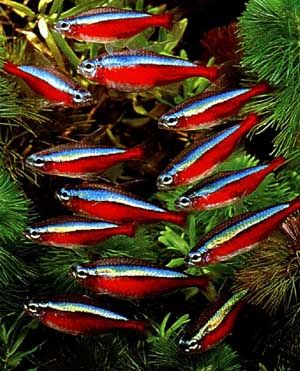
//> input picture neon8.jpg, 300 x 371 px
$ ./main   (built with g++ and OpenCV 4)
//> lines starting //> are read from the running program, lines starting //| are printed output that depends on the picture; after the words box and inside, x2 and y2 are one past the last pixel; in counts of white or black regions, pixels touching at a corner belong together; pictures that were not available may be replaced by others from this repository, and a replacement may not be noted
#include <highgui.h>
#include <iostream>
#include <cv.h>
#include <math.h>
#include <float.h>

using namespace std;
using namespace cv;

///Global Var
Mat src_gray;
Mat hasil;
int thresh = 65;
int max_thresh = 255;
RNG rng(12345);
Mat imgOri;
Mat edge ;
vector<vector<double> > dataset;

///file finder

string pathDataTrainIkan = "gambar/train/ikan/test";
string pathDataTrainNonIkan = "gambar/train/nonIkan/test";
/// Function header
void thresh_callback(int, void* );

string number_to_string(int x){
if(!x) return "0";
    string s,s2;
    while(x){
        s.push_back(x%10 + '0');
        x/=10;
    }
reverse(s.begin(),s.end());
return s;
}

///Fitur

double kebulatan;
double kepadatan;
double compactness;
double convexity;

void thresh_callback(int, void* );

void ekstrakFitur(vector<Point> contours){

    vector<Point> hull( contours.size());

    /// OPERASI FITUR YANG DI EXTRAKSI ////////
    convexHull( Mat(contours), hull, false ); // untuk mendapatkan vector convexnya

    /// FITUR DASAR - luas kontur, keliling kontur, luas convex, keliling convex

    double konturArea = contourArea(contours);
    double konturPerimeter = arcLength(contours, true);
    double konveksArea = contourArea(hull);
    double konveksPerimeter = arcLength(hull, true);

    ///-- roundness - tingkat kebulatan
    kebulatan = ((4*3.14*konturArea)/ konveksPerimeter);
    printf("roundness : %lf\n", kebulatan);

    ///-- solidity - tingkat kepadatan
    kepadatan = konturArea/konveksArea;
    printf("solidity : %lf\n", kepadatan);

    ///-- compactness - rasio antara objek dengan daerah lingkaran
    compactness = ((4*3.14*konturArea)/ pow(konturPerimeter,2));
    printf("compactness : %lf\n", compactness);

    ///-- convexity - jumlah relatif objek berbeda dari convex hull
    convexity = konveksPerimeter / konturPerimeter;
    printf("convexity : %lf\n", convexity);

    ///////////////////////////////////////////////
}

void dilasi(Mat gambar, int ukuran){
    Mat element = getStructuringElement(MORPH_DILATE,
                                        Size(2 * ukuran + 1, 2 * ukuran + 1),
                                        Point(-1,-1));
    dilate(gambar, gambar, element);
}

void erosi(Mat gambar, int ukuran){
    Mat element = getStructuringElement(MORPH_DILATE,
                                        Size(2 * ukuran + 1, 2 * ukuran + 1),
                                        Point(-1,-1));
    erode(gambar, gambar, element);
}

void cleanNoise(Mat gambar){

    GaussianBlur(gambar,gambar, Size(9,9), 0, 0);

    threshold(gambar,gambar, 57, 255, 0);

    GaussianBlur(gambar,gambar, Size(9,9), 0, 0);

    threshold(gambar,gambar, 57, 255, 0);

    GaussianBlur(gambar,gambar, Size(9,9), 0, 0);

    threshold(gambar,gambar, 57, 255, 0);

    GaussianBlur(gambar,gambar, Size(9,9), 0, 0);

    threshold(gambar,gambar, 57, 255, 0);
}


void segmentasi(Mat img){

    Mat channel[3];
    Mat subb ;

    split(img, channel);

    subtract(channel[2],channel[1],subb);

    imshow("Original", img);

//    imshow("Hasil sub", subb);

    threshold(subb, edge, 57, 175, 0);

//    imshow("hasil Threshold", edge);

    cleanNoise(edge);

//    imshow("Hasil cleaner", edge);

//    dilate(edgeMat, edgeMat, Mat(), Point(-1,-1), 6, 1, 1);
    dilasi(edge, 2);

//    imshow("Hasil dilasi", edge);

    erosi(edge, 5);

//    imshow("Hasil erosi", edge);

    src_gray = edge;

}

void cariKontur(Mat img, vector<double>* fitur, int status)
{
  int largestArea=0;
  int largestIndex=0;
  vector<Vec4i> hierarchy;
  vector<vector<Point> > contours;
  /// Find contours
  findContours( img, contours, hierarchy, CV_RETR_TREE, CV_CHAIN_APPROX_SIMPLE, Point(0, 0) );

// [6 lines of commented-out code are left out]

      if(contours.size() != 0){
        for( int i = 0; i< contours.size(); i++ ){
               double a=contourArea( contours[i],false);  //  Find the area of contour
               if(a>largestArea){
                largestArea=a;
                largestIndex=i;
               }
        }

                ekstrakFitur(contours[largestIndex]);

                fitur->push_back(kebulatan); //contour area
                fitur->push_back(kepadatan); // contour perimeter
                fitur->push_back(compactness); // convex area
                fitur->push_back(convexity); // convex perimter
                fitur->push_back(status);
      }
     }

void trainingData(int status){
    int N = 0;
    string path;
    if (status){
        N = 86; //jumlah data training class ikan
        path = pathDataTrainIkan;
    } else {
        N=11; //jumlah data training class non-ikan
        path = pathDataTrainNonIkan;
    }

    for(int i=1; i<=N;i++){
        string read = path+number_to_string(i)+".jpg";
        cout << i << endl;
        imgOri= imread(read);
        vector<double> fiturExtraction;
        fiturExtraction.push_back(i);
        segmentasi(imgOri);
        cariKontur(edge,&fiturExtraction,status);
        dataset.push_back(fiturExtraction);
    }
}

// [73 lines left out: functions getKnn, testingData, not called in this run]

int main()
{
    Mat testImg = imread("neon8.jpg");
//> testImg is the input picture: 371 rows x 300 cols, CV_8UC3; mean B, G, R 33.9, 51.7, 70.5
    trainingData(1);
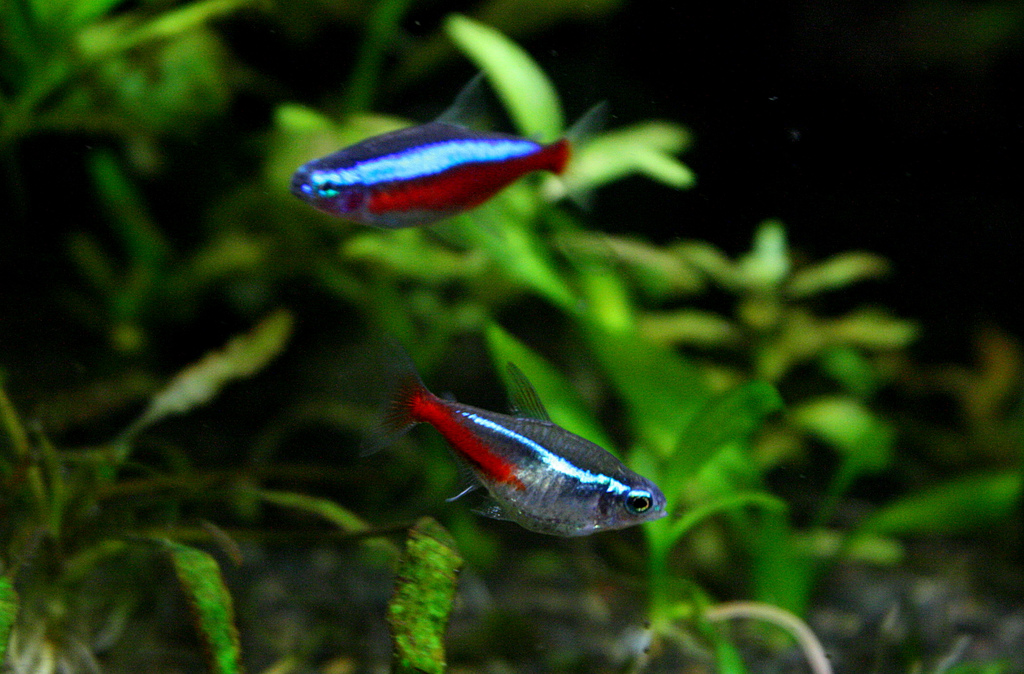
//> input picture neon1.jpg, 1024 x 674 px, given in place of test1.jpg, which was not available
//> in trainingData, imgOri is the input picture: 674 rows x 1024 cols, CV_8UC3; mean B, G, R 15.8, 50.6, 32.2
//> in segmentasi, `split(img, channel);`:
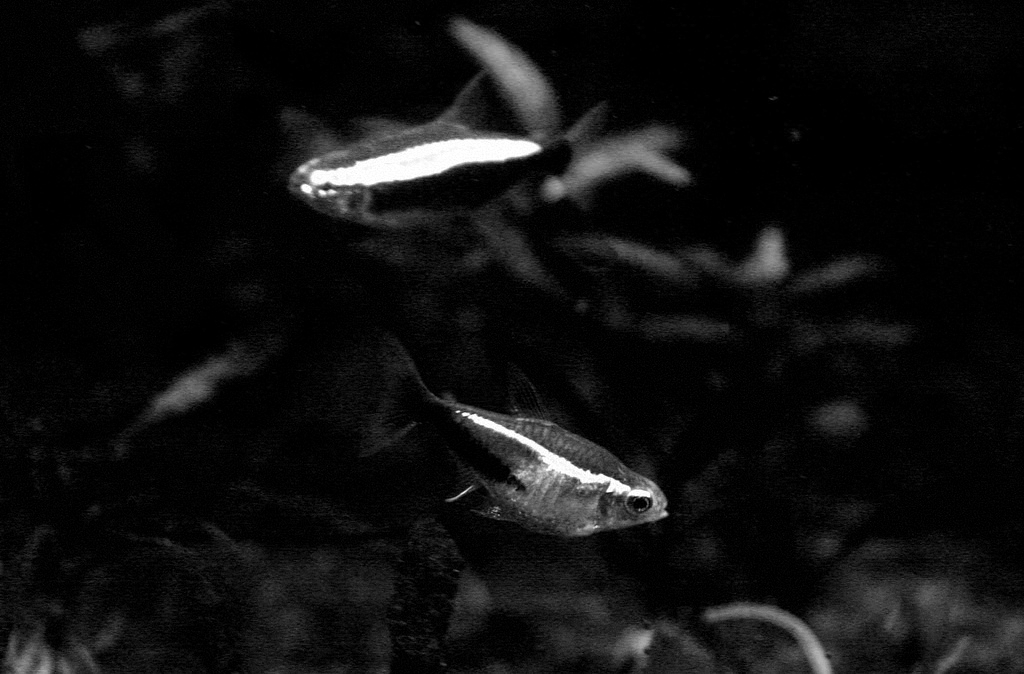
//> channel[0]: 674 rows x 1024 cols, CV_8UC1; min 0, max 255, mean 15.8
//> in segmentasi, `split(img, channel);`:
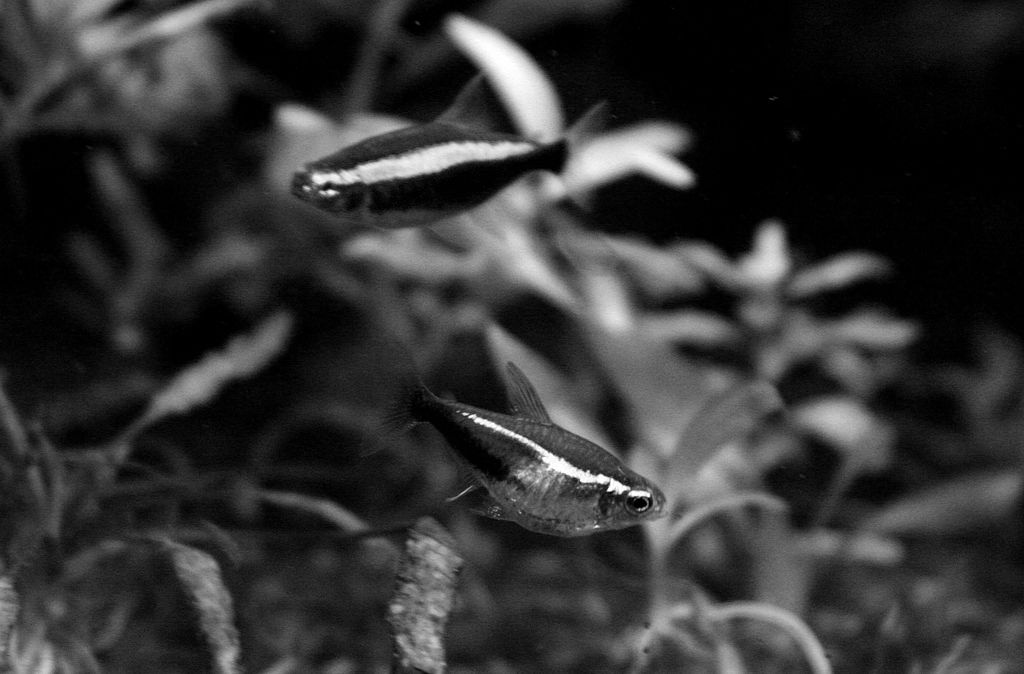
//> channel[1]: 674 rows x 1024 cols, CV_8UC1; min 0, max 255, mean 50.6
//> in segmentasi, `split(img, channel);`:
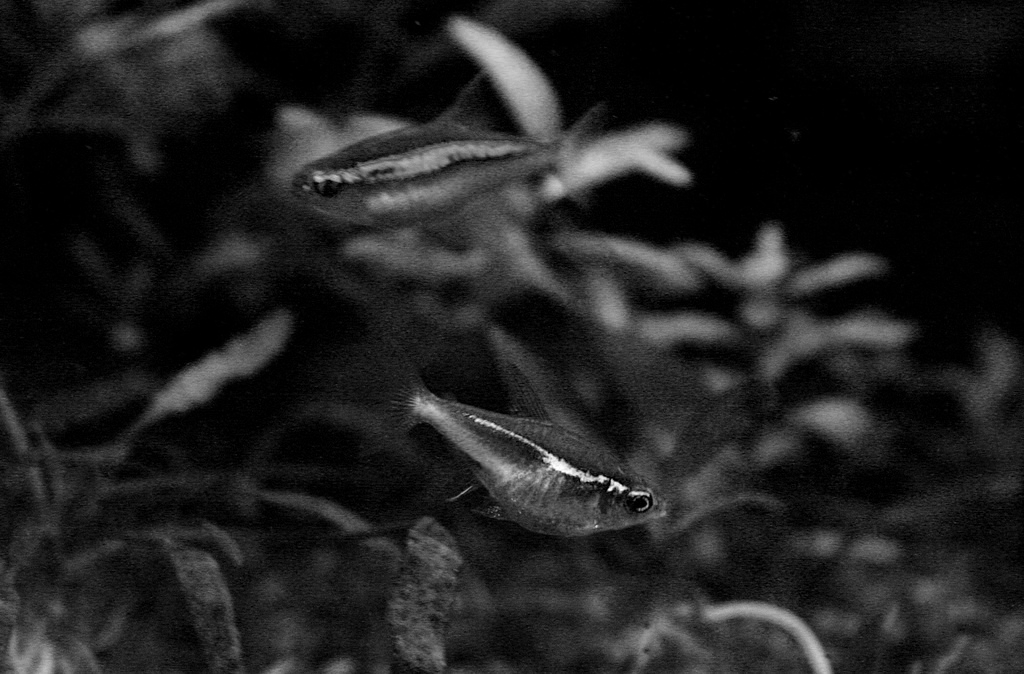
//> channel[2]: 674 rows x 1024 cols, CV_8UC1; min 0, max 255, mean 32.2
//> in segmentasi, `subtract(channel[2],channel[1],subb);`:
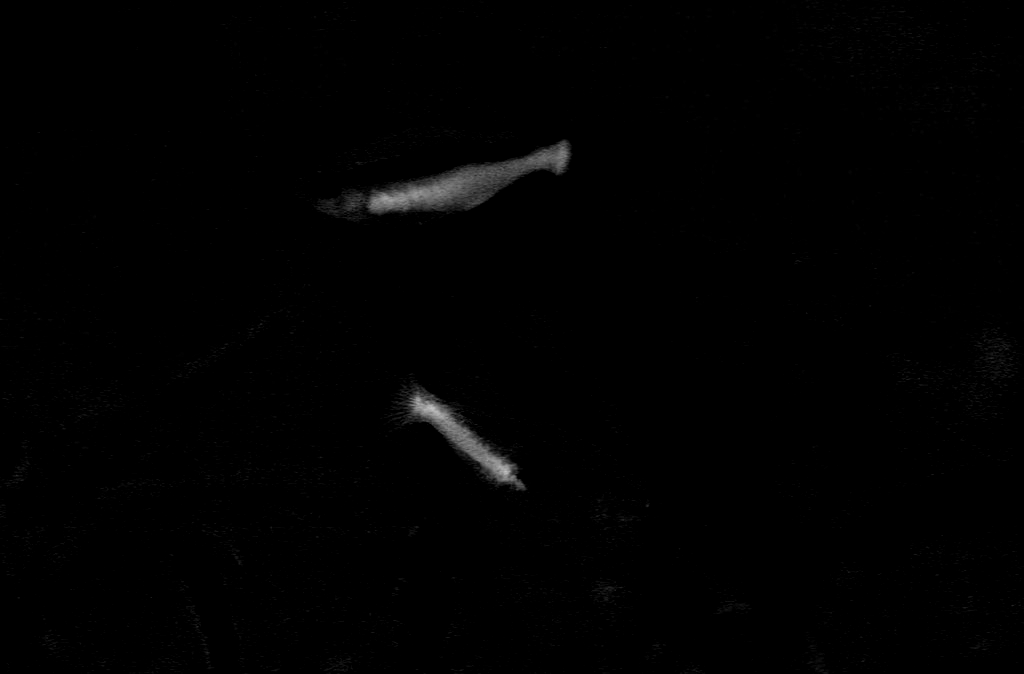
//> subb: 674 rows x 1024 cols, CV_8UC1; min 0, max 195, mean 1.4
//> in segmentasi, `threshold(subb, edge, 57, 175, 0);`:
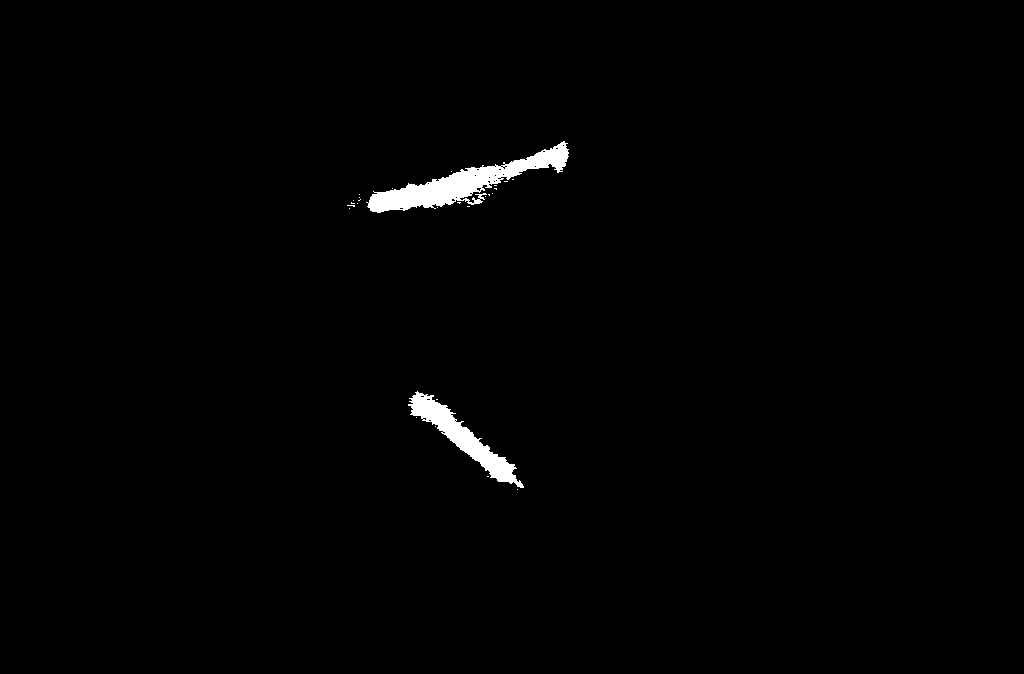
//> edge: 674 rows x 1024 cols, CV_8UC1; values 0 (black) and 175 (white), 1% white; 27 white regions (25 under 20 px), largest, box (x1, y1, x2, y2) and area: (366, 141, 569, 213) 4279, (408, 391, 524, 488) 2611
//> in erosi, `erode(gambar, gambar, element);`:
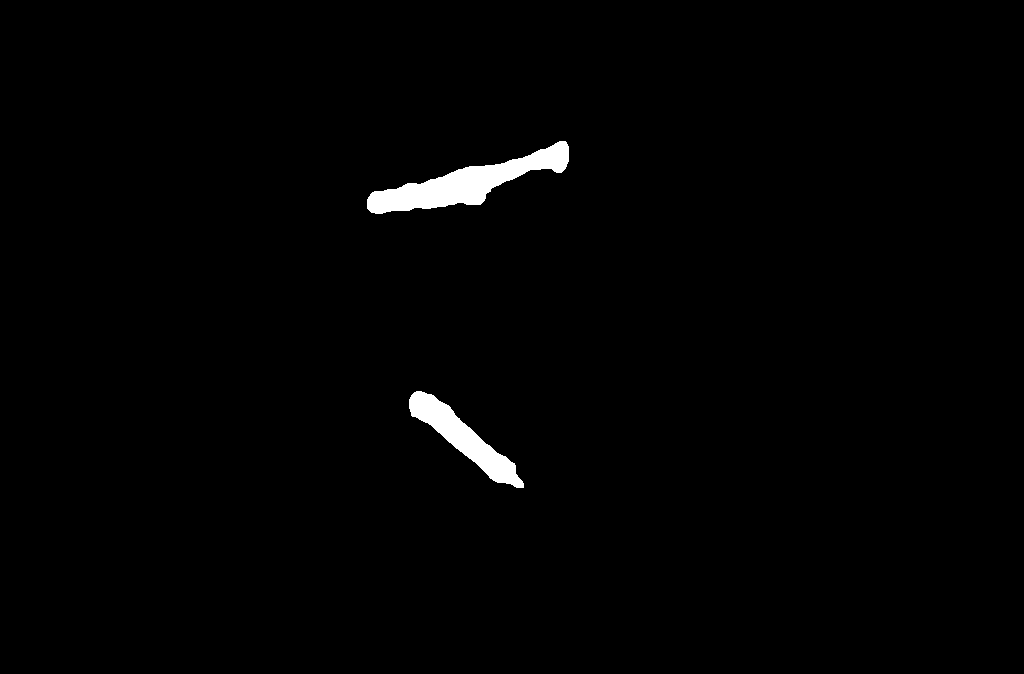
//> gambar: 674 rows x 1024 cols, CV_8UC1; 1.2% white; 2 white regions
//> in cariKontur, `findContours( img, contours, hierarchy, CV_RETR_TREE, CV_CHAIN_APPROX_..`: contours = 2 contours; box (x1, y1, x2, y2) and area: (367, 141, 569, 214) 4990, (409, 391, 524, 488) 3148
//> the loop in cariKontur, `for( int i = 0; i< contours.size(); i++ )` made 2 passes
//> (a, largestArea) on passes 1 to 2: (3148, 3148), (4990.5, 4990)
//> after the loop in cariKontur, `for( int i = 0; i< contours.size(); i++ )`: largestArea = 4990; largestIndex = 1
//> in ekstrakFitur, `convexHull( Mat(contours), hull, false );`: hull = contour of 18 points, box (x1, y1, x2, y2) (367, 141, 569, 214), area 6672
//> in ekstrakFitur, `double konturArea = contourArea(contours);`: konturArea = 4990.5
//> in ekstrakFitur, `double konturPerimeter = arcLength(contours, true);`: konturPerimeter = 491.1
//> in ekstrakFitur, `double konveksArea = contourArea(hull);`: konveksArea = 6672.5
//> in ekstrakFitur, `double konveksPerimeter = arcLength(hull, true);`: konveksPerimeter = 454
//> in ekstrakFitur, `kebulatan = ((4*3.14*konturArea)/ konveksPerimeter);`: kebulatan = 138.1
//| roundness : 138.065455
//> in ekstrakFitur, `kepadatan = konturArea/konveksArea;`: kepadatan = 0.748
//| solidity : 0.747921
//> in ekstrakFitur, `compactness = ((4*3.14*konturArea)/ pow(konturPerimeter,2));`: compactness = 0.26
//| compactness : 0.259872
//> in ekstrakFitur, `convexity = konveksPerimeter / konturPerimeter;`: convexity = 0.924
//| convexity : 0.924403
//> in trainingData, `cariKontur(edge,&fiturExtraction,status);`: fiturExtraction = [1, 138.1, 0.748, 0.26, 0.924, 1]
//> in trainingData, `dataset.push_back(fiturExtraction);`: dataset = 1 item
//> pass 2 of the loop in trainingData, `for(int i=1; i<=N;i++)`:
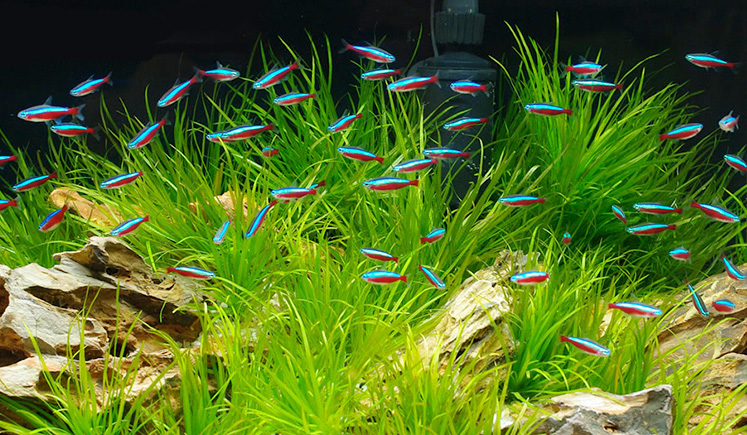
//> input picture neon2.jpg, 747 x 435 px, given in place of test2.jpg, which was not available
//> in trainingData, imgOri is the input picture: 435 rows x 747 cols, CV_8UC3; mean B, G, R 34, 112.5, 83.6
//> in trainingData, `fiturExtraction.push_back(i);`: fiturExtraction = [2]
//> subb: 435 rows x 747 cols, CV_8UC1
//> in segmentasi (call 2), `threshold(subb, edge, 57, 175, 0);`:
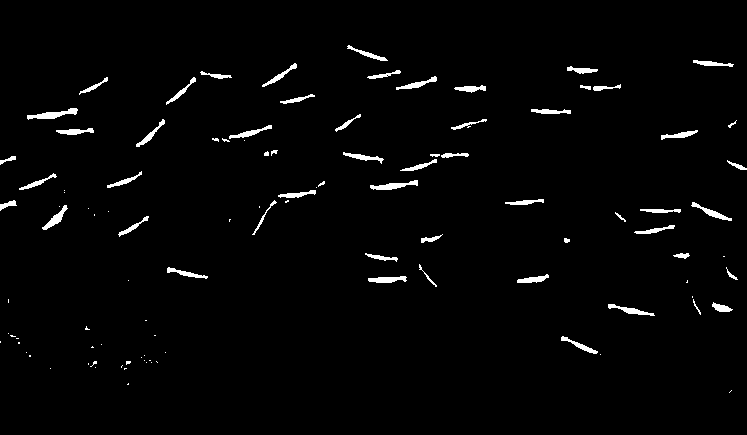
//> edge: 435 rows x 747 cols, CV_8UC1; values 0 (black) and 175 (white), 2.1% white; 105 white regions (49 under 20 px), largest, box (x1, y1, x2, y2) and area: (27, 108, 78, 120) 262, (370, 180, 418, 190) 224, (42, 205, 68, 230) 189
//> in erosi (call 2), `erode(gambar, gambar, element);`:
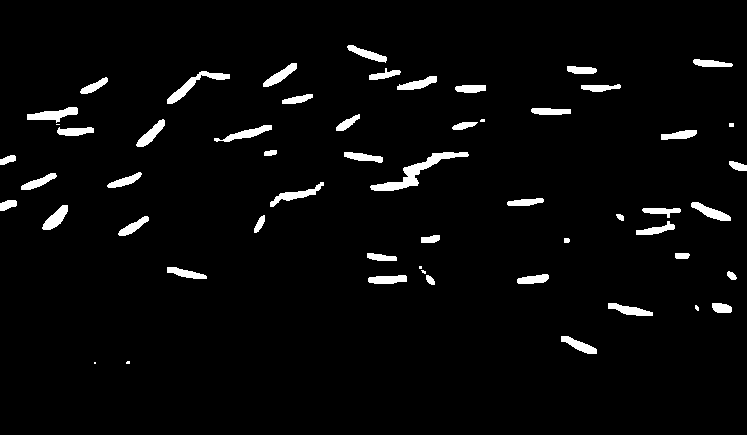
//> gambar: 435 rows x 747 cols, CV_8UC1; 3.4% white; 56 white regions (7 under 20 px)
//> contours = 56 contours, 9 with area under 20; largest, box (x1, y1, x2, y2) and area: (370, 152, 469, 191) 780, (167, 71, 230, 104) 410, (27, 107, 78, 123) 348, (270, 182, 324, 207) 300, (42, 205, 68, 230) 288
//> the loop in cariKontur (call 2), `for( int i = 0; i< contours.size(); i++ )` made 56 passes
//> (a, largestArea) on passes 3, 6, 23, 27, 32: (246.5, 246), (258, 258), (287.5, 287), (300.5, 300), (780, 780)
//| roundness : 44.997257
//| solidity : 0.488875
//| compactness : 0.144514
//| convexity : 0.836202
//> in trainingData, `cariKontur(edge,&fiturExtraction,status);`: fiturExtraction = [2, 45, 0.489, 0.145, 0.836, 1]
//> dataset = 2 items
//> (the run ends here: the program stops with an error, at `imshow("Original", img);`)
